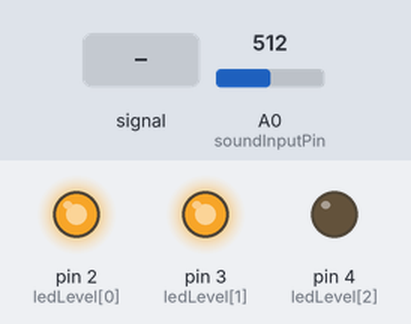
This sketch was run on a simulated Arduino Uno, built with avr-gcc and run on an emulated ATmega328P. On the bench: output pins drawn as LEDs (lit = HIGH). The inputs (shaded band) are chosen by the test bench; at power-on: A0 (soundInputPin) = 512.

Above: at 1.2 s.
1.3 s: A0 (soundInputPin) fed a 200 Hz sine of ±460 counts around its level
At 2.1 s:
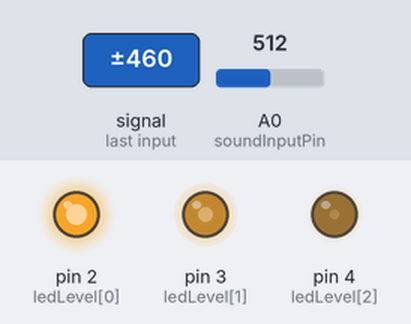
2.8 s: A0 (soundInputPin) set to 306
At 3.7 s:
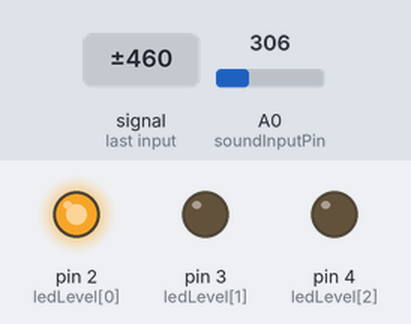
4.3 s: A0 (soundInputPin) fed a 1000 Hz sine of ±255 counts around its level
At 5.3 s:
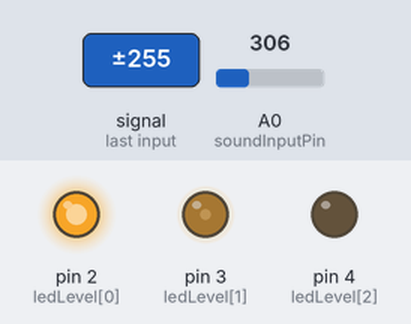
5.8 s: A0 (soundInputPin) fed a 2 Hz sine of ±306 counts around its level
At 6.93 s:
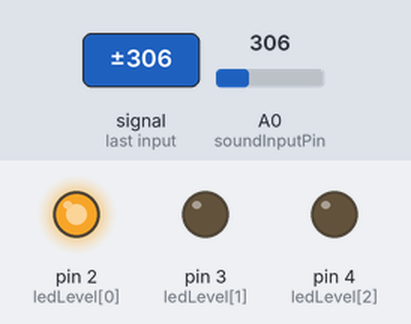
8.8 s: A0 (soundInputPin) set to 900
At 9.4 s:
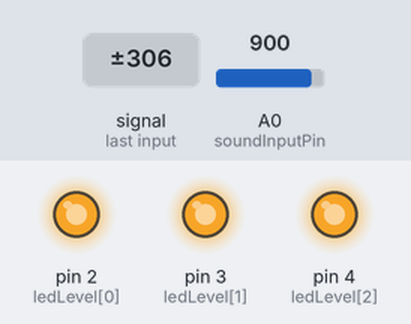
10.3 s: A0 (soundInputPin) set to 891
At 11.3 s:
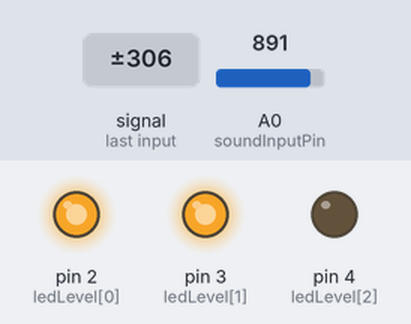
Timing chart, 0 to 12.8 s (numbered marks = the images above; inputs shaded):
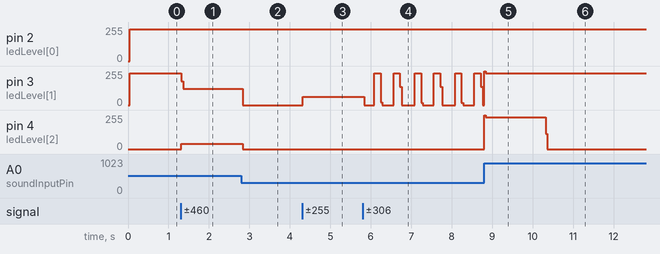

Measured:
- the behaviour switches between 900 and 899 on A0 (soundInputPin) (found by bisection; images 5 and 6)
- after the input at 1.3 s, pin 3 (ledLevel[1]): 238/255 → 123/255 at once; pin 4 (ledLevel[2]): 0/255 → 41/255 at once
- after the input at 2.8 s, pin 3 (ledLevel[1]): 123/255 → 0/255 at once; pin 4 (ledLevel[2]): 41/255 → 0/255 at once
- after the input at 4.3 s, pin 3 (ledLevel[1]): 0/255 → 63/255 at once
- after the input at 5.8 s, pin 3 (ledLevel[1]): ramps from 238/255 to 0/255 and jumps back, once every 0.48 s
- after the input at 8.8 s, pin 4 (ledLevel[2]): 0/255 → 237/255 at once
- after the input at 10.3 s, pin 4 (ledLevel[2]): 237/255 → 0/255 at once

The sketch:

ex_6_6.ino
```cpp
// 소리 입력
// ex_6_6

char soundInputPin = 0;

char ledLevel[3] = {2, 3, 4};

void setup() {
   for(int i=0; i<=2 ; i++){
    pinMode(ledLevel[i],OUTPUT);
   }
}

void loop(){
  int soundInput = analogRead(soundInputPin);
  int soundLevel = map(soundInput,50,900,0,2);

  for(int i =0;i<=2;i++){
    digitalWrite(ledLevel[i],LOW);
  }
  for(int i =0; i<= soundLevel; i++){
    digitalWrite(ledLevel[i],HIGH);
  }
}
```
